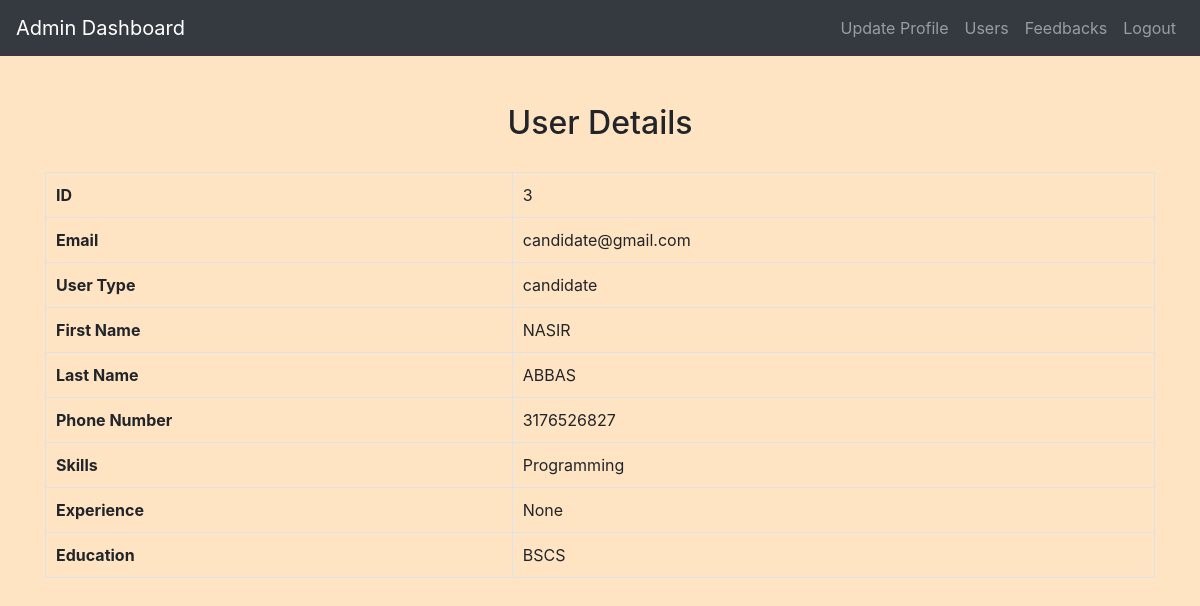
The app's page /admin/view_user_details.php?id=3 (signed in) with its own data.
### tables this page shows
CREATE TABLE `users` (
  `id` int(11) NOT NULL,
  `username` varchar(50) NOT NULL,
  `password` varchar(255) NOT NULL,
  `email` varchar(100) NOT NULL,
  `phone` varchar(20) NOT NULL,
  `age` int(11) DEFAULT NULL,
  `usertype` varchar(20) DEFAULT NULL,
  `name` varchar(50) DEFAULT NULL,
  `cnic` varchar(50) DEFAULT NULL,
  `address` varchar(100) DEFAULT NULL,
  `town` varchar(100) DEFAULT NULL,
  `region` varchar(100) DEFAULT NULL,
  `postcode` varchar(100) DEFAULT NULL,
  `country` varchar(100) DEFAULT NULL
);

CREATE TABLE `candidates` (
  `candidate_id` int(11) NOT NULL,
  `first_name` varchar(100) DEFAULT NULL,
  `last_name` varchar(100) DEFAULT NULL,
  `address` text DEFAULT NULL,
  `phone_number` varchar(20) DEFAULT NULL,
  `resume_url` varchar(255) DEFAULT NULL,
  `skills` text DEFAULT NULL,
  `experience` text DEFAULT NULL,
  `education` text DEFAULT NULL
);

### admin/view_user_details.php (the view, shortened to what this page needs)
<?php
include('config.php');
$user_id = $_GET['id'];
$sql = "SELECT * FROM Users WHERE id = ?";
$stmt = mysqli_prepare($conn, $sql);
mysqli_stmt_bind_param($stmt, "i", $user_id);
mysqli_stmt_execute($stmt);
$result = mysqli_stmt_get_result($stmt);
$user = mysqli_fetch_assoc($result);
if ($user['usertype'] == 'candidate') {
    $sql = "SELECT * FROM Candidates WHERE candidate_id = ?";
} else if ($user['usertype'] == 'recruiter') {
    $sql = "SELECT * FROM Recruiters WHERE recruiter_id = ?";
}
$stmt = mysqli_prepare($conn, $sql);
mysqli_stmt_bind_param($stmt, "i", $user_id);
mysqli_stmt_execute($stmt);
$result = mysqli_stmt_get_result($stmt);
$user_details = mysqli_fetch_assoc($result);
?>
<!DOCTYPE html>
<html>
<head>
    <link rel="stylesheet" href="https://maxcdn.bootstrapcdn.com/bootstrap/4.5.2/css/bootstrap.min.css">
    <link rel="stylesheet" href="../css/style.css">
</head>
<body>
<?php include('admin_navbar.php'); ?>
<div class="container mt-5">
    <h2>User Details</h2>
    <table class="table table-bordered">
        <tr>
            <th>ID</th>
            <td><?php echo htmlspecialchars($user['id']); ?></td>
        </tr>
        <tr>
            <th>Email</th>
            <td><?php echo htmlspecialchars($user['email']); ?></td>
        </tr>
        <tr>
            <th>User Type</th>
            <td><?php echo htmlspecialchars($user['usertype']); ?></td>
        </tr>
        <?php if ($user['usertype'] == 'candidate'): ?>
            <tr>
                <th>First Name</th>
                <td><?php echo htmlspecialchars($user_details['first_name']); ?></td>
            </tr>
            <tr>
                <th>Last Name</th>
                <td><?php echo htmlspecialchars($user_details['last_name']); ?></td>
            </tr>
            <tr>
                <th>Phone Number</th>
                <td><?php echo htmlspecialchars($user_details['phone_number']); ?></td>
            </tr>
            <tr>
                <th>Skills</th>
                <td><?php echo htmlspecialchars($user_details['skills']); ?></td>
            </tr>
            <tr>
                <th>Experience</th>
                <td><?php echo htmlspecialchars($user_details['experience']); ?></td>
            </tr>
            <tr>
                <th>Education</th>
                <td><?php echo htmlspecialchars($user_details['education']); ?></td>
            </tr>
        <?php endif; ?>
    </table>
</div>
</body>
</html>

### css/style.css (style rules this page uses)
body { background-color: bisque; }
h1, h2, h3, h4 { text-align: center; margin-top: 30px; margin-bottom: 30px; }
.table { width: 100%; border-collapse: collapse; margin-top: 20px; }
.table th, .table td { padding: 10px; border: 1px solid #dee2e6; }
.table tbody td { vertical-align: middle; }

### records on screen
users: id "3", email "candidate@gmail.com", usertype "candidate"
candidates: first_name "NASIR", last_name "ABBAS", phone_number "3176526827", skills "Programming", experience "None", education "BSCS"
